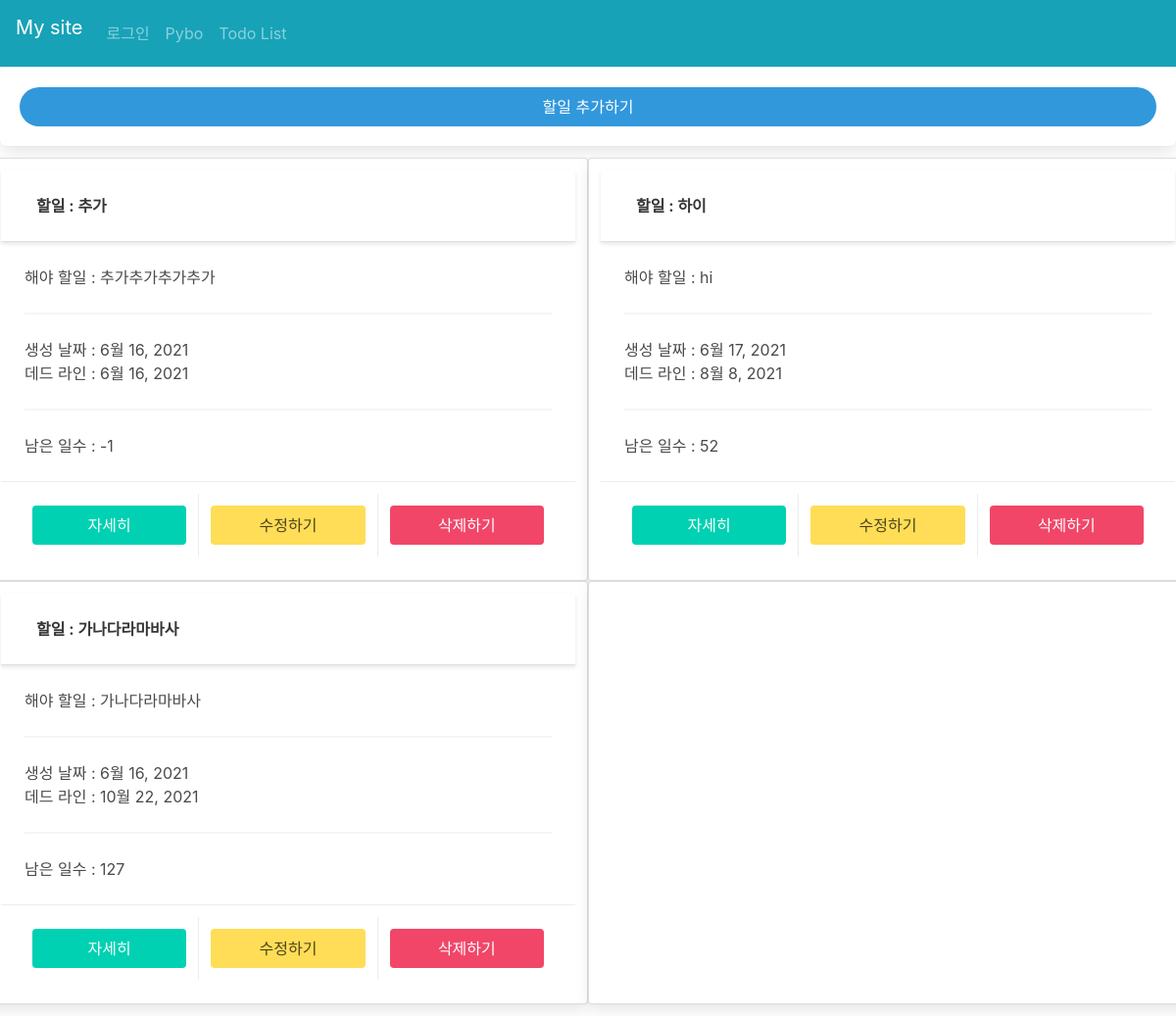
Page /todo/ on the earlier database version.
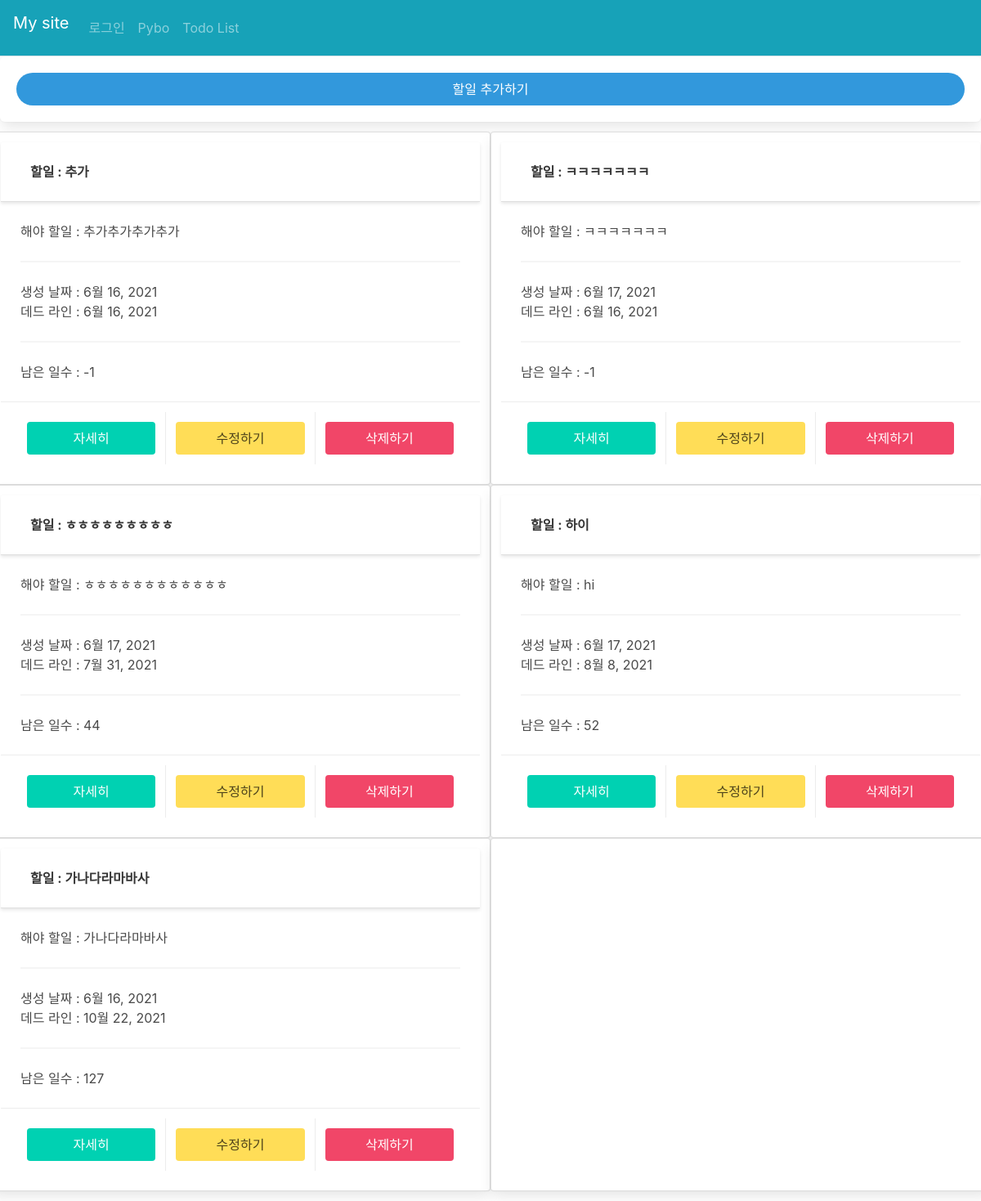
Same page on the later database version.
### todo/models.py (models this page shows, shortened)
class TodoList(models.Model):
    name = models.CharField(max_length=40, verbose_name="할일제목")
    description = models.TextField(max_length=200, verbose_name="할일세부사항")
    date_created = models.DateField(auto_now_add=True, verbose_name="생성날짜")
    date_deadline = models.DateField(verbose_name="데드라인")
    def remaining_days(self):
        delta = self.date_deadline - date.today()
        days = delta.days
        return days

### todo/views.py (the view)
# urls.py: path('', views.IndexView.as_view(), name='todolist'),
class IndexView(generic.ListView):
    context_object_name = 'to_do_list'
    template_name = 'todo/todolist_list.html'
    def get_queryset(self):
        return TodoList.objects.order_by('date_deadline')

### templates/todo/todolist_list.html (shortened to what this page needs)
{% extends 'base.html' %}
{% load static %}
{% block content %}
<link rel="stylesheet" type="text/css" href="{% static '/bulma/css/style.css' %}">
<div class="box has-text-centered">
    <a href="{% url 'todo:todolist_create' %}">
        <button class="button is-info is-rounded is-fullwidth">할일 추가하기</button>
    </a>
</div>
{% for todo in to_do_list %}
{% if forloop.counter0|divisibleby:2 %}
<div class="columns">
    {% endif %}
    <div class="card column">
        <header class="card-header">
            <p class="card-header-title">
                할일 : {{ todo.name }}
            </p>
            <a href="#" class="card-header-icon" aria-label="more options">
                <span class="icon">
                </span>
            </a>
        </header>
        <div class="card-content">
            <div class="content">
                해야 할일 : {{ todo.description|truncatechars:30 }}
                <br>
                <hr>
                생성 날짜 : {{ todo.date_created }}
                <br>
                데드 라인 : {{ todo.date_deadline }}
                <hr>
                남은 일수 : {{ todo.remaining_days }}
            </div>
        </div>
        <footer class="card-footer">
            <a href="{% url 'todo:todolist_detail' todo.id %}" class="card-footer-item"><button
                    class="button is-primary is-fullwidth">자세히</button></a>
            <a href="{% url 'todo:todolist_update' todo.id %}" class="card-footer-item"><button
                    class="button is-warning is-fullwidth">수정하기</button></a>
            <a href="{% url 'todo:todolist_delete' todo.id %}" class="card-footer-item"><button
                    class="button is-danger is-fullwidth">삭제하기</button></a>
        </footer>
    </div>
    {% if forloop.last and forloop.counter0|divisibleby:2 %}
    <div class="card column">
    </div>
</div>
{% endif %}
{% if forloop.counter|divisibleby:2 %}
</div>
{% endif %}
{% endfor %}
{% endblock content %}

Differences in the rows shown:
added TodoList: name "ㅋㅋㅋㅋㅋㅋㅋ", description "ㅋㅋㅋㅋㅋㅋㅋ", date_created "6월 17, 2021", date_deadline "6월 16, 2021", remaining_days "-1"
added TodoList: name "ㅎㅎㅎㅎㅎㅎㅎㅎㅎ", description "ㅎㅎㅎㅎㅎㅎㅎㅎㅎㅎㅎㅎ", date_created "6월 17, 2021", date_deadline "7월 31, 2021", remaining_days "44"
